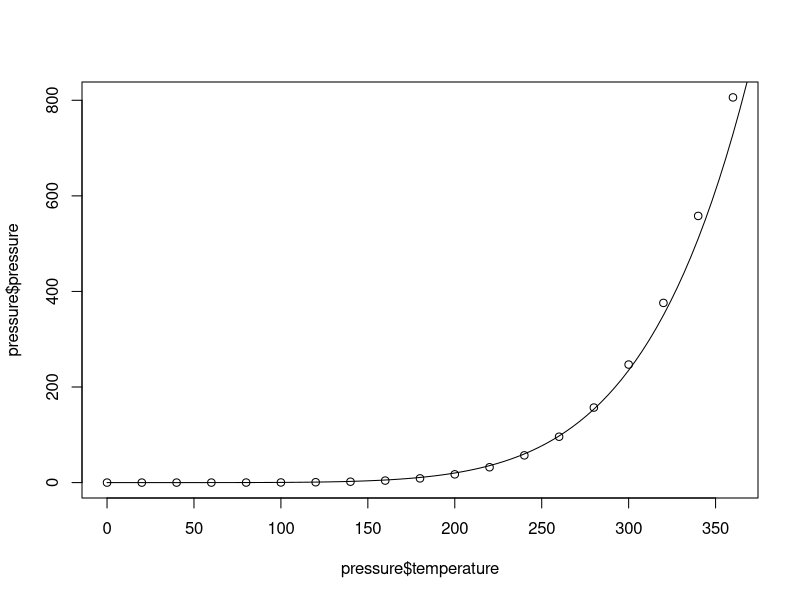
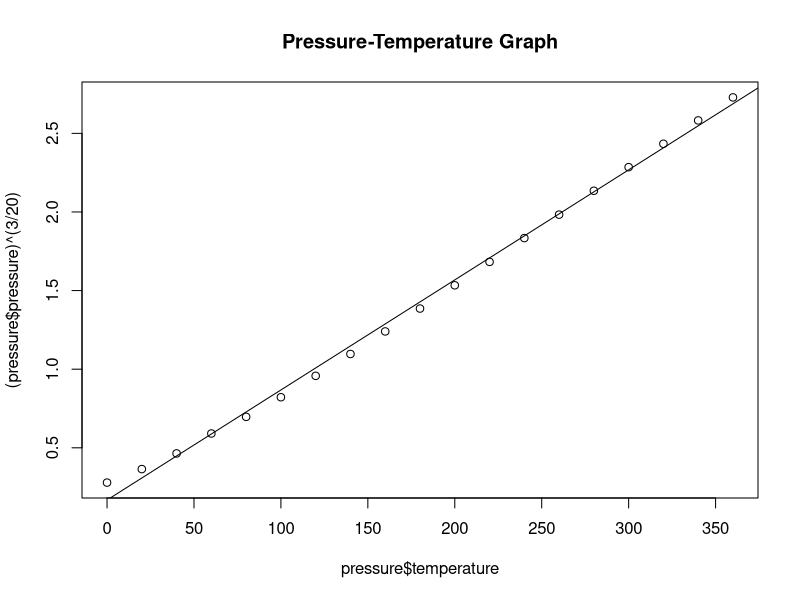
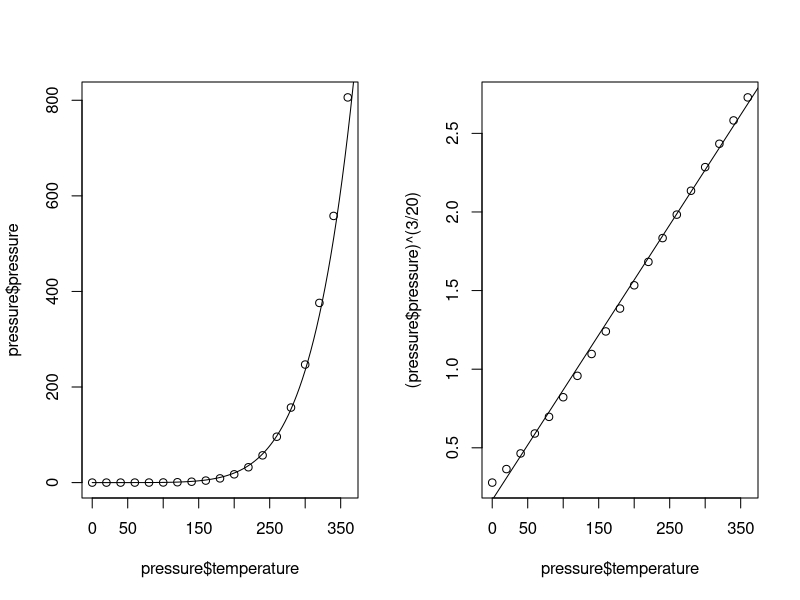
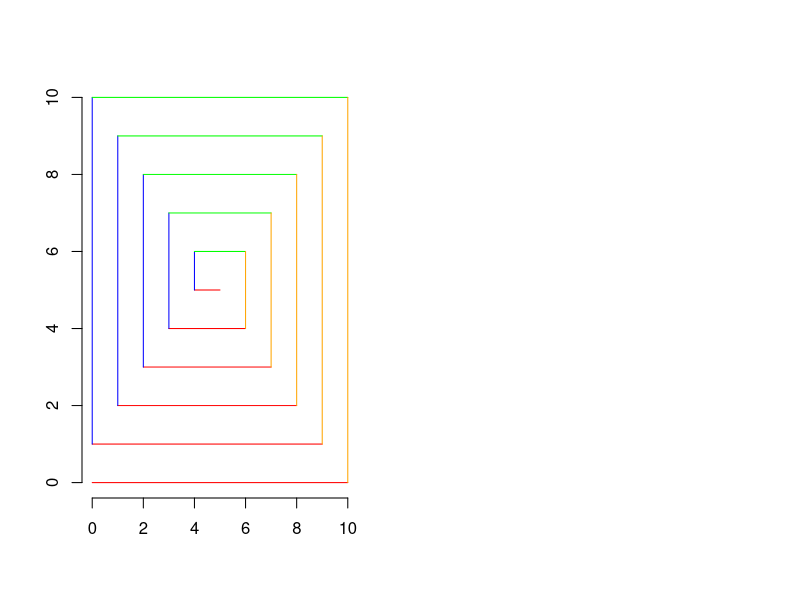

Source code (R) for these figures, in order:
# STAT2005 Assignment 2

# 1a
plot(pressure$temperature, pressure$pressure)
curve((0.168 + 0.007*x)^(20/3), from=0, to=400, add=TRUE)

# 1b
# The relationship becomes linear
plot(pressure$temperature, (pressure$pressure)^(3/20))
abline(a=.168, b=.007)

# 1c
title("Pressure-Temperature Graph")

# 1d
par(mfrow=c(1, 2))
plot(pressure$temperature, pressure$pressure)
curve((0.168 + 0.007*x)^(20/3), from = 0, to = 400, add = TRUE)
plot(pressure$temperature, (pressure$pressure)^(3/20))
abline(a=.168, b=.007)

# 2
alt_matrix <- function(n) {
    m <- matrix(data=0, nrow=n, ncol=n)
    for(i in 1:(n-1))
        for(j in 1:(n-1))
            if(m[i, j] == 0) {
                m[i, j+1] <- 1
                m[i+1, j] <- 1
            }
    return(m)
}

# 3
# initialise the plotting region
plot.new()
plot.window(xlim=c(0, 10), ylim=c(0, 10))
axis(1)
axis(2)
segments(0, 0, 10, 0, col="red")
# initialise the corner coordinates
ltop <- c(0, 10)
lbtm <- c(0, 1)
rtop <- c(10, 10)
rbtm1 <- c(9, 1)
rbtm2 <- c(10, 0)
for(i in 1:5) {
    # draw the line segments
    segments(lbtm[1], lbtm[2], rbtm1[1], rbtm1[2], col="red")
    segments(lbtm[1], lbtm[2], ltop[1], ltop[2], col="blue")
    segments(ltop[1], ltop[2], rtop[1], rtop[2], col="green")
    segments(rtop[1], rtop[2], rbtm2[1], rbtm2[2], col="orange")
    # update the corner coordinates
    ltop <- ltop + c(1, -1)
    lbtm <- lbtm + 1
    rtop <- rtop - 1
    rbtm1 <- rbtm1 + c(-1, 1)
    rbtm2 <- rbtm2 + c(-1, 1)
}

# 4
isPrime <- function(x) {
    for(i in 2:sqrt(x))
        if(x %% i == 0)
            return(FALSE)
    return(TRUE)
}

isPrimeArr <- tapply(1:1000, 1:1000, FUN=isPrime)

isTwinPrime <- function(x) {
    if( isPrimeArr[x] && (isPrimeArr[x-2] || isPrimeArr[x+2]) )
        return(TRUE)
    else
        return(FALSE)
}

seq(1, 1000)[tapply(1:1000, 1:1000, FUN=isTwinPrime)]
